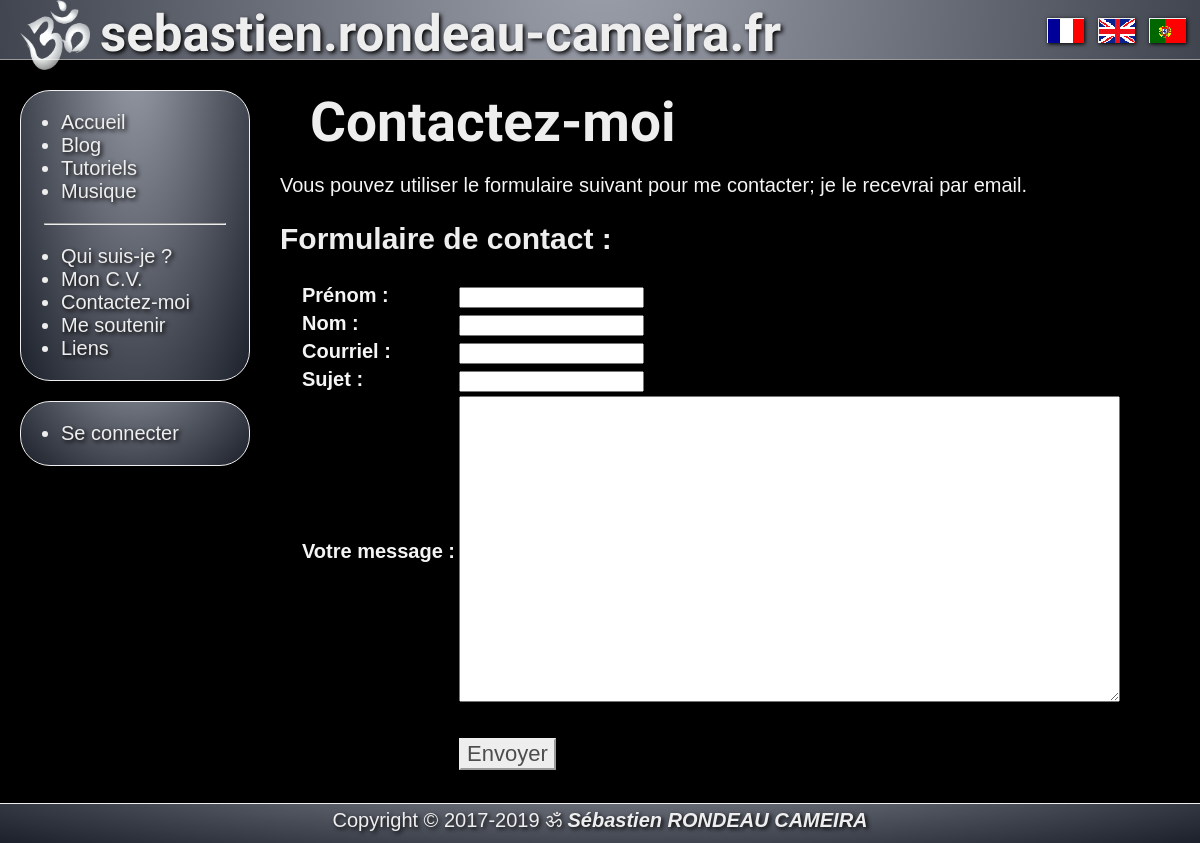
Screenshot of /?page=contact with the database file from the repository.
### tables this page shows
CREATE TABLE IF NOT EXISTS `pages_fr` (
`page_id` int(11) NOT NULL,
  `page_slug` varchar(11) NOT NULL,
  `page_title` varchar(50) NOT NULL,
  `page_content` longtext NOT NULL
);

### public_html/index.php (called while the page is built, shortened)
<?php
    require './includes/inc_gestion_lang.php';
    if (!empty($_GET['page'])) {
        $slug = $_GET['page'];
    }
    else {
        $slug = "home";
        $og_type = "website";
    }
    $pages = new Pages();
    if($lang == 'en') {
        $page = $pages->findEn($slug);
    } elseif($lang == 'pt') {
        $page = $pages->findPt($slug);
    } else {
        $page = $pages->findFr($slug);
    }
    $title = $page['page_title'];
    $text = $page['page_content'];
    require './includes/inc_head.php';
    require './includes/inc_header.php';
    require './includes/inc_page_'.$slug.'.php';
    require './includes/inc_footer.php';

### public_html/App/Db.php (called while the page is built, shortened)
<?php
abstract class Db
{
    protected static $_instance = null;
    public static function getInstance()
    {
        if(self::$_instance === null)
        {
            self::$_instance = new PDO
            (
                'mysql:host=localhost;dbname=sebastien;charset=utf8',
                'sebastien',
                '6spCeWFu8smHKY51',
                [
                    PDO::ATTR_ERRMODE => PDO::ERRMODE_EXCEPTION,
                    PDO::ATTR_DEFAULT_FETCH_MODE => PDO::FETCH_ASSOC
                ]
            );
        }
        return self::$_instance;
    }
    public function __construct()
    {
        $this->pdo = Db::getInstance();
    }
}

### public_html/App/Classes/Pages.php (called while the page is built, shortened)
<?php
class Pages extends Db
{
    public function findFr(string $slug)
    {
        $sql = "SELECT
        `page_id`,
        `page_slug`,
        `page_title`,
        `page_content`
        FROM `pages_fr`
        WHERE `page_slug` = :page_slug";
        $stmt = $this->pdo->prepare($sql);
        $stmt->bindValue(
            ':page_slug',
            $slug
        );
        if($stmt->execute())
        {
            $result = $stmt->fetch();
        }
        return $result;
    }
}

### public_html/includes/locales/fr/inc_lang_contact.php (the view, shortened to what this page needs)
<?php
    if(!empty($send) && ($send == true)) {
    	$msg = new Message();
    	$msg->message_firstname = $firstname;
    	$msg->message_lastname = $lastname;
    	$msg->message_email = $email;
    	$msg->message_subject = $subject;
    	$msg->message_content = $message;
    	$messages = new Messages();
    	$messages->add($msg);
        $to       = "noahseed@hotmail.com";
        $frommail = "sebastien@rondeau-cameira.fr";
        $fromname = "Sébastien RONDEAU CAMEIRA";
        $htmlmess = "<html>\r\n
    <head>\r\n
        <meta http-equiv='Content-Type' content='text/html; charset=utf-8'>\r\n
        <title>".$subject."</title>\r\n
    </head>\r\n
    <body style='color: whitesmoke; background-color: black; padding: 20px;'>\r\n
        <table>\r\n
            <tr>\r\n
                <td><a href='https://sebastien.rondeau-cameira.fr'><img src='https://sebastien.rondeau-cameira.fr/images/aum_blanc.png'
                width='70' height='70' /></a></td>\r\n
                <td><h1>sebastien.rondeau-cameira.fr</h1></td>\r\n
            </tr>\r\n
        </table>\r\n
        <br />\r\n
        <table>\r\n
            <tr>\r\n
                <th>&nbsp;</th>\r\n
                <td><h2>Le message suivant a été envoyé du site Web :</h2></td>\r\n
            </tr>\r\n
            <tr>\r\n
                <th>Prénom</th>\r\n
                <td>".$firstname."</td>\r\n
            </tr>\r\n
            <tr>\r\n
                <th>Nom</th>\r\n
                <td>".$lastname."</td>\r\n
            </tr>\r\n
            <tr>\r\n
                <th>Courriel</th>\r\n
                <td>".$email."</td>\r\n
            </tr>\r\n
            <tr>\r\n
                <th>Sujet</th>\r\n
                <td>".$subject."</td>\r\n
            </tr>\r\n
            <tr>\r\n
                <th style=\"vertical-align: top;\">Message</th>\r\n
                <td>".$message."</td>\r\n
            </tr>\r\n
        </table>\r\n
    </body>\r\n
</html>";
            $headers  = "MIME-Version: 1.0 \r\n";
            $headers .= "Content-type: text/html; charset=utf-8 \r\n";
            $headers .= "From: ".$fromname." <".$frommail."> \r\n";
            $headers .= "Reply-To: ".$firstname." ".$lastname." <".$email."> \r\n";
            $headers .= "Disposition-Notification-To: ".$email." \r\n";
        mail($to, $subject, $htmlmess, $headers);
?>
        <article>
            <div class="title"><?php echo $title; ?></div>
            <div class="article">
                <h2>Message envoyé !</h2>
                <h3>Le message suivant a été envoyé :</h3>
                <table>
                    <tr>
                        <th>Prénom :</th>
                        <td><?php echo $firstname; ?></td>
                    </tr>
                    <tr>
                        <th>Nom :</th>
                        <td><?php echo $lastname; ?></td>
                    </tr>
                    <tr>
                        <th>Courriel :</th>
                        <td><?php echo $email; ?></td>
                    </tr>
                    <tr>
                        <th>Sujet :</th>
                        <td><?php echo $subject; ?></td>
                    </tr>
                    <tr>
                        <th>Message :</th>
                        <td><?php echo $message; ?></td>
                    </tr>
                </table>
            </div>
        </article>
<?php
    } else {
?>
        <article>
            <div class="title"><?php echo $title; ?></div>
            <div class="article">
<?php echo $text; ?>
            <h2>Formulaire de contact :</h2>
                <form method="POST">
                    <table>
                        <tr>
                            <th><label for="firstname">Prénom :</label></th>
                            <td><input name="firstname" type="text" id="firstname" value="<?php if(!empty($_POST['firstname'])) {
                                    echo($_POST['firstname']);
                            } ?>" /></td>
                        </tr>
                        <tr>
                            <th><label for="lastname">Nom :</label></th>
                            <td><input name="lastname" type="text" id="lastname" value="<?php if(!empty($_POST['lastname'])) {
                                    echo($_POST['lastname']);
                            } ?>" /></td>
                        </tr>
                        <tr>
                            <th><label for="email">Courriel :</label></th>
                            <td><input name="email" type="email" id="email" value="<?php if(!empty($_POST['email'])) {
                                    echo($_POST['email']);
                            } ?>" /></td>
                        </tr>
                        <tr>
                            <th><label for="subject">Sujet :</label></th>
                            <td><input name="subject" type="text" id="subject" value="<?php if(!empty($_POST['subject'])) {
                                    echo($_POST['subject']);
                            } ?>" /></td>
                        </tr>
                        <tr>
                            <th><label for="message">Votre message :</label></th>
                            <td><textarea rows="20" cols="80" name="message" id="message"><?php
                                if(!empty($_POST['message'])) {
                                    echo($_POST['message']);
                                } ?></textarea></td>
                        </tr>
                        <tr>
                            <th>&nbsp;</th>
                            <td>
                            </td>
                        </tr>
                        <tr>
                            <th>&nbsp;</th>
                            <td><input name="Envoyer" value="Envoyer" type="submit" /></td>
                        </tr>
                    </table>
                </form>
<?php } ?>
            </div>
        </article>

### public_html/css/style.css (style rules this page uses)
:root { --blue: #3c3d76; --dark: #000000; --light: #eeeeee; --font-title: 'Tangerine', serif; --font-default: "Trebuchet MS", "Arial", "Lucida grande", "Bitstream Charter", "Liberation sans", "FreeSans", sans-serif; }
* { box-sizing: border-box; }
article { float: left; padding: 20px; margin-left: 260px; margin-right: 30px; }
body { margin: 0 auto; padding-top: 70px; background-repeat: no-repeat; background-attachment: fixed; background-position: top; background-size: 100%; background-color: var(--dark); font-family: var(--font-default); }
h2 { color: var(--light); }
input[type="submit"] { background-color: var(--light); color: #4d4d4d; font-size: 22px; border: 2px solid; border-style: outset; cursor: pointer; }
td { vertical-align: top; }
th { padding-left: 20px; }
.article { margin-bottom: 50px; color: whitesmoke; font-size: 20px; text-align: justify; text-shadow: 2px 2px 4px var(--dark); }
.title { text-align: left; margin-left: 30px; color: var(--light); font-family: var(--font-title); font-size: 55px; font-weight: bold; text-shadow: 2px 2px 4px var(--dark); }

### rows the page displays
pages_fr: page_title "Contactez-moi", page_content "Vous pouvez utiliser le formulaire suivant pour me contacter; je le recevrai par email."
